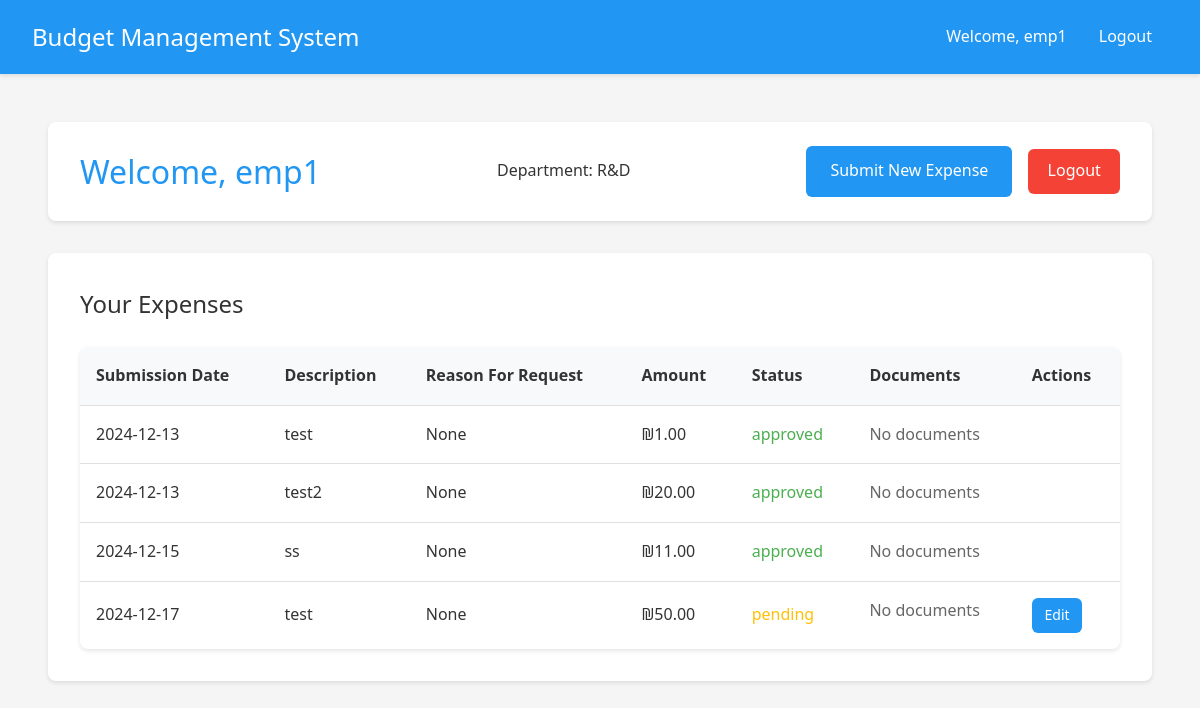
The page /employee/dashboard (signed in) on the database as committed earlier.
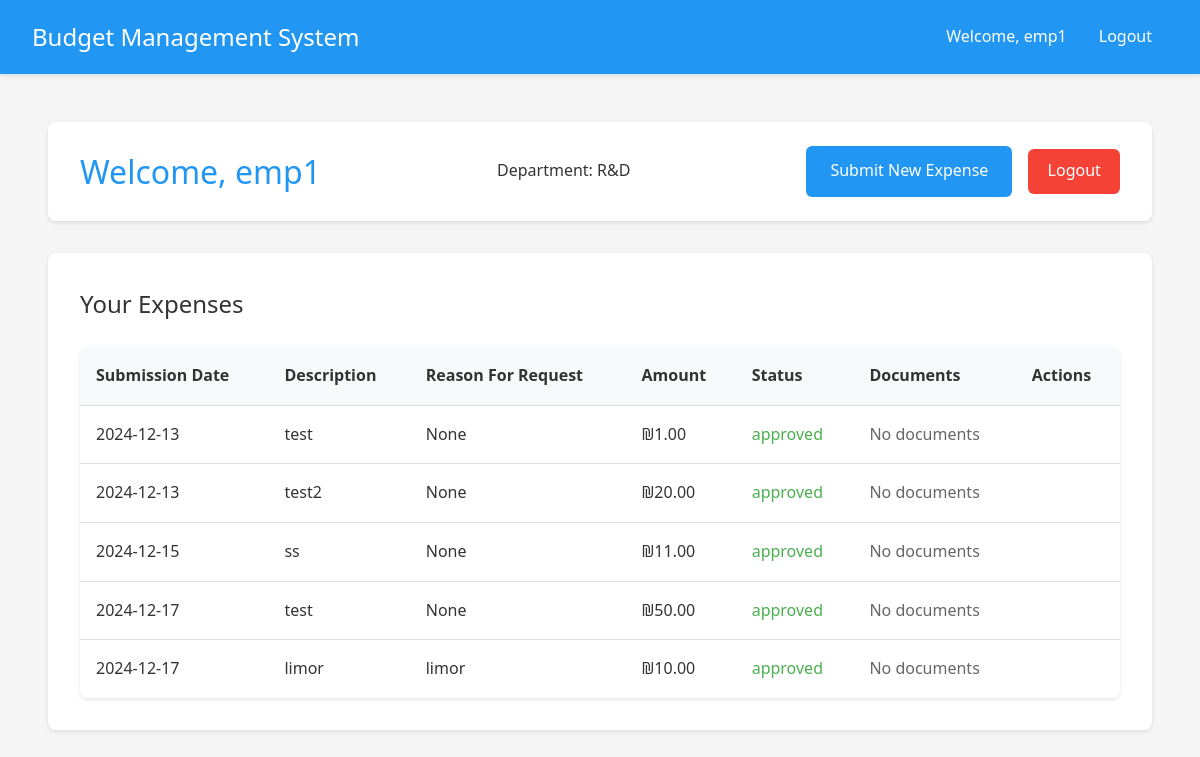
The same page on the database as committed later.
### app.py (models this page shows)
class Expense(db.Model):
    __tablename__ = 'expense'
    id = db.Column(db.Integer, primary_key=True)
    amount = db.Column(db.Float, nullable=False)
    description = db.Column(db.String(200))
    reason = db.Column(db.String(500))  # New field for reason
    date = db.Column(db.DateTime, nullable=False, default=datetime.utcnow)
    status = db.Column(db.String(20), default='pending')
    user_id = db.Column(db.Integer, db.ForeignKey('user.id'), nullable=False)
    subcategory_id = db.Column(db.Integer, db.ForeignKey('subcategory.id'), nullable=False)
    quote_filename = db.Column(db.String(255))
    invoice_filename = db.Column(db.String(255))
    receipt_filename = db.Column(db.String(255))
    manager_id = db.Column(db.Integer, db.ForeignKey('user.id'), nullable=True)
    handled_at = db.Column(db.DateTime, nullable=True)

### app.py (the view)
@app.route('/employee/dashboard')
@login_required
def employee_dashboard():
    if current_user.is_manager:
        return redirect(url_for('manager_dashboard'))
    expenses = current_user.submitted_expenses
    return render_template('employee_dashboard.html', expenses=expenses)

### app.py (called while the page is built)
@login_manager.user_loader
def load_user(user_id):
    return User.query.get(int(user_id))

### templates/employee_dashboard.html (shortened to what this page needs)
{% extends "base.html" %}
{% block content %}
<div class="container">
    <header class="dashboard-header">
        <h1>Welcome, {{ current_user.username }}</h1>
        <div class="user-info">
            <p>Department: {{ current_user.department.name if current_user.department else 'No Department' }}</p>
        </div>
        <div class="header-actions">
            <a href="{{ url_for('submit_expense') }}" class="button primary">Submit New Expense</a>
            <a href="{{ url_for('logout') }}" class="logout-btn">Logout</a>
        </div>
    </header>
    <div class="card">
        <h2>Your Expenses</h2>
        <div class="table-responsive">
            <table>
                <thead>
                    <tr>
                        <th>Submission Date</th>
                        <th>Description</th>
                        <th>Reason For Request</th>
                        <th>Amount</th>
                        <th>Status</th>
                        <th>Documents</th>
                        <th>Actions</th>
                    </tr>
                </thead>
                <tbody>
                    {% for expense in expenses %}
                    <tr>
                        <td>{{ expense.date.strftime('%Y-%m-%d') }}</td>
                        <td>{{ expense.description }}</td>
                        <td>{{ expense.reason }}</td>
                        <td>₪{{ "%.2f"|format(expense.amount) }}</td>
                        <td class="status-{{ expense.status }}">{{ expense.status }}</td>
                        <td class="document-links">
                            {% if not expense.quote_filename and not expense.invoice_filename and not expense.receipt_filename %}
                                <span class="text-muted">No documents</span>
                            {% endif %}
                        </td>
                        <td>
                            {% if expense.status == 'pending' %}
                                <a href="{{ url_for('edit_expense', expense_id=expense.id) }}" class="button primary small">Edit</a>
                            {% endif %}
                        </td>
                    </tr>
                    {% endfor %}
                </tbody>
            </table>
        </div>
    </div>
</div>
{% endblock %}

Rows that differ between the two databases and show on the page:
changed Expense (number 4 of 5 on the later page): status "pending" → "approved"; no longer shows "Edit"
added Expense: date "2024-12-17", description "limor", reason "limor", amount "10.00", status "approved", shows "No documents"
